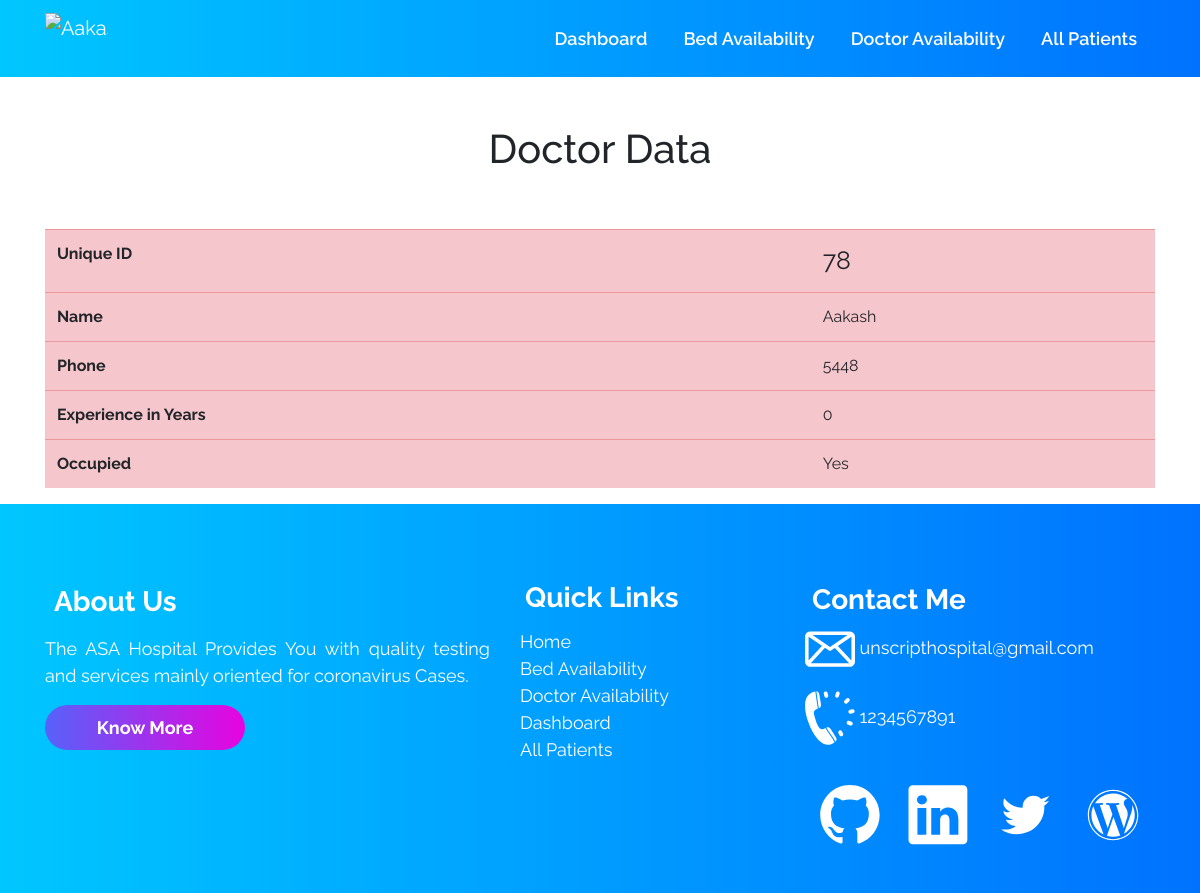
The page /doctors/78/ on the database its author committed.
### accounts/models.py (models this page shows, shortened)
class Doctor (models.Model):
    doctor_id = models.AutoField(primary_key=True)
    name = models.CharField(max_length=500, default="")
    phone = models.CharField(default="", max_length=500)
    experience_in_years = models.IntegerField(default=0)
    occupied = models.BooleanField(default=False)

### accounts/views.py (the view)
# urls.py: path('doctors/<int:myid>/', views.doctors, name='doctorspages'),
def doctors(request, myid):
    doctor = Doctor.objects.filter(doctor_id=myid)
    return render(request, 'doctor.html', {'doctor': doctor[0]})

### templates/doctor.html (shortened to what this page needs)
{% extends 'innerbase.html' %}
{% load static %}
{% block cssLinks %}
<link rel="stylesheet" href="{% static 'css/patient.css' %}">
{% endblock %}
{% block body %}
<div class="container">
    <br><br>
    <h1 class="text-center">Doctor Data</h1>
    <br><br>
    <table class="table {% if doctor.occupied %} table-danger {% endif %}">
        <tr class="table-row">
            <th scope="row">Unique ID</th>
            <td>{{doctor.doctor_id}}</td>
        </tr>
        <tr>
            <th scope="row">Name</th>
            <td>{{doctor.name}}</td>
        </tr>
        <tr>
            <th scope="row">Phone</th>
            <td>{{doctor.phone}}</td>
        </tr>
        <tr>
            <th scope="row">Experience in Years</th>
            <td>{{doctor.experience_in_years}}</td>
        </tr>
        <tr>
            <th scope="row">Occupied</th>
            <td>{% if doctor.occupied %}Yes{% else %}No{% endif %}</td>
        </tr>
    </table>
</div>
{% endblock %}

### static/css/base.css (style rules this page uses)
* { margin: 0; padding: 0; font-family: "Raleway", sans-serif; scroll-behavior: smooth; }

### static/css/patient.css (style rules this page uses)
.table-row td { font-size: 25px; }

### rows shown on the page
Doctor: doctor_id "78", name "Aakash", phone "5448", experience_in_years "0"
